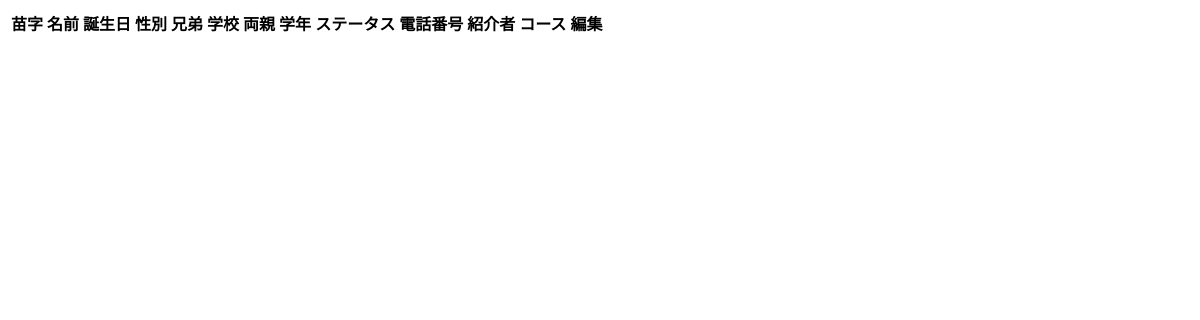
The app's page /student/, older data.
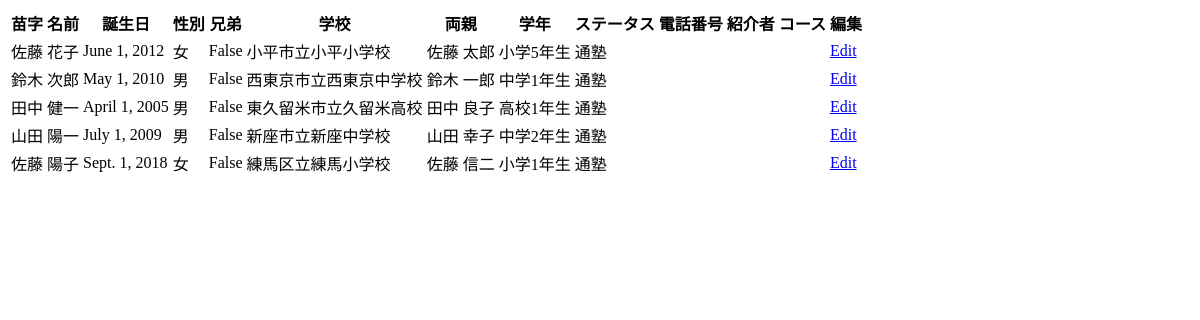
The same page, newer data.
### studentMaster/models.py (models this page shows, shortened)
class Student(models.Model):
	GENDER_TYPES = GenderChoices.choices
	GRADE_TYPES = GradeCoices.choices
	STATUS_TYPES = StatusChoices.choices
	COURSE_TYPES = CourseChoices.choices
	student_id = models.AutoField(primary_key=True)
	last_name = models.CharField(max_length=100, null=True)
	last_name_kana = models.CharField(max_length=100, null=True)
	first_name = models.CharField(max_length=100, null=True)
	first_name_kana = models.CharField(max_length=100, null=True)
	birthday = models.DateField(auto_now=False)
	gender = models.CharField(max_length=10, choices=GENDER_TYPES)
	sibling = models.BooleanField()
	school = models.ForeignKey(School, on_delete=models.CASCADE)
	parent = models.ForeignKey(Parent, on_delete=models.CASCADE,blank=True, null=True)
	grade = models.CharField(max_length=10, choices=GRADE_TYPES,blank=True)
	status = models.CharField(max_length=10, choices=STATUS_TYPES,blank=True)
	phone_number = models.CharField(max_length=100, null=True, blank=True)
	introducer = models.CharField(max_length=100, null=True, blank=True)
	course = models.CharField(max_length=100, choices=COURSE_TYPES,blank=True)

class School(models.Model):
	SCHOOL_TYPES = CityChoices.choices
	CLASS_TYPES = ClassChoices.choices
	school_id = models.AutoField(primary_key=True)
	name = models.CharField(max_length=100)
	classification = models.CharField(max_length=10, choices=CLASS_TYPES)
	city = models.CharField(max_length=10, choices=SCHOOL_TYPES,blank=True)
	exam_01 = models.DateField(auto_now=False, blank=True, null=True)
	exam_02 = models.DateField(auto_now=False, blank=True, null=True)
	exam_03 = models.DateField(auto_now=False, blank=True, null=True)
	exam_04 = models.DateField(auto_now=False, blank=True, null=True)
	exam_05 = models.DateField(auto_now=False, blank=True, null=True)
	def __str__(self):
		return self.name

class Parent(models.Model):
	STATUS_TYPES = StatusChoices.choices
	HOWTOKNOW_TYPES = HowToKnowChoices.choices
	parent_id = models.AutoField(primary_key=True)
	last_name = models.CharField(max_length=100, null=True)
	first_name = models.CharField(max_length=100, null=True)
	postal_code = models.CharField(max_length=20)
	address = models.CharField(max_length=100)
	email = models.CharField(max_length=100)
	phone_number = models.CharField(max_length=100)
	status = models.CharField(max_length=10, choices=STATUS_TYPES,blank=True)
	terms = models.BooleanField(null=True)
	how_to_know = models.CharField(max_length=100,choices=HOWTOKNOW_TYPES, null=True, blank=True)
	def __str__(self):
		full_name = f'{self.last_name} {self.first_name}' if self.first_name and self.last_name else ''
		return full_name or self.first_name or self.last_name or ''

### studentMaster/views.py (the view)
# urls.py: path('student/', StudentListView.as_view(), name='student-list'),
class StudentListView(ListView):
    model = Student
    template_name = 'student_list.html'
    context_object_name = 'students'
    def get_queryset(self):
        queryset = super().get_queryset()
        filter_checked = self.request.GET.get('filter')
        if filter_checked == 'on':
            queryset = queryset.filter(status='A')
        return queryset
    def get_context_data(self, **kwargs):
        context = super().get_context_data(**kwargs)
        context['filter_checked'] = self.request.GET.get('filter')
        return context

### studentMaster/templates/studentMaster/student_list.html
<table>
  <thead>
    <tr>
      <th>苗字</th>
      <th>名前</th>
      <th>誕生日</th>
      <th>性別</th>
      <th>兄弟</th>
      <th>学校</th>
      <th>両親</th>
      <th>学年</th>
      <th>ステータス</th>
      <th>電話番号</th>
      <th>紹介者</th>
      <th>コース</th>
      <th>編集</th>
    </tr>
  </thead>
  <tbody>
    {% for student in students %}
      <tr>
        <td>{{ student.last_name }}</td>
        <td>{{ student.first_name }}</td>
        <td>{{ student.birthday }}</td>
        <td>{{ student.gender }}</td>
        <td>{{ student.sibling }}</td>
        <td>{{ student.school }}</td>
        <td>{{ student.parent }}</td>
        <td>{{ student.grade }}</td>
        <td>{{ student.status }}</td>
        <td>{{ student.phone_number }}</td>
        <td>{{ student.introducer }}</td>
        <td>{{ student.course }}</td>
        <td><a href="{% url 'student_edit' student.pk %}">Edit</a></td>
      </tr>
    {% endfor %}
  </tbody>
</table>

Row changes from the older to the newer data that the page shows:
added Student: last_name "佐藤", first_name "花子", birthday "June 1, 2012", gender "女", sibling "False", school "小平市立小平小学校", parent "佐藤 太郎", grade "小学5年生", status "通塾"
added Student: last_name "鈴木", first_name "次郎", birthday "May 1, 2010", gender "男", sibling "False", school "西東京市立西東京中学校", parent "鈴木 一郎", grade "中学1年生", status "通塾"
added Student: last_name "田中", first_name "健一", birthday "April 1, 2005", gender "男", sibling "False", school "東久留米市立久留米高校", parent "田中 良子", grade "高校1年生", status "通塾"
added Student: last_name "山田", first_name "陽一", birthday "July 1, 2009", gender "男", sibling "False", school "新座市立新座中学校", parent "山田 幸子", grade "中学2年生", status "通塾"
added Student: last_name "佐藤", first_name "陽子", birthday "Sept. 1, 2018", gender "女", sibling "False", school "練馬区立練馬小学校", parent "佐藤 信二", grade "小学1年生", status "通塾"
